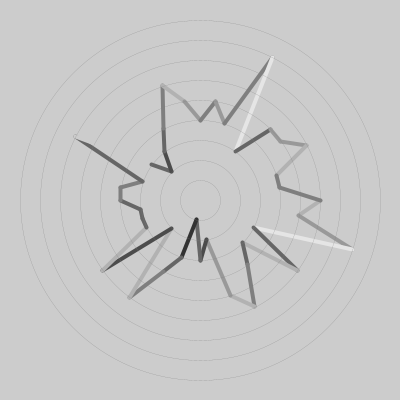
Frame 1 (no input)
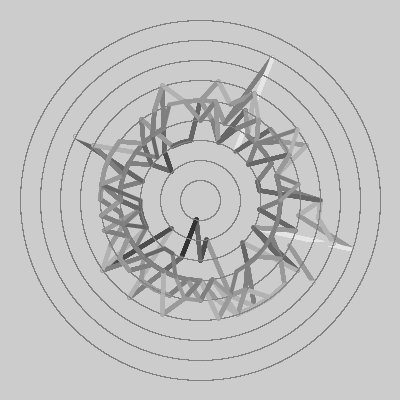
Frame 60 (the mouse pressed at the canvas centre just before this capture)
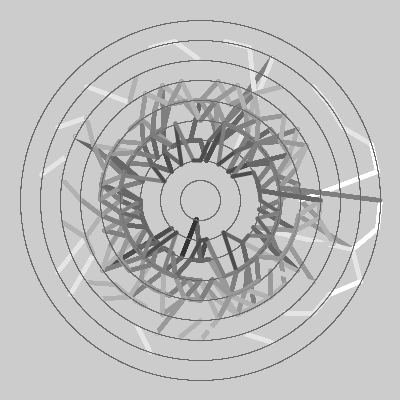
Frame 120 (the mouse held since frame 60 and released just before this capture)

The Processing sketch that drew these frames (run headless with seeded random() and noise(); from frame 60 on, the mouse is pressed at the canvas centre):

// Processing sketch: PerlinCircles
// ── PerlinCircles.pde

PVector center ;
int[] radii = new int[]{20,40,60,80,100,120,140,160,180};
int numPoints =40;
void setup()
{
    size(400,400);
    center = new PVector(width/2,height/2);
   for(int i = 0 ; i <  numPoints;i++)
    {
        points.add(new Point(radii[(int)(noise(i)*radii.length)],i*((2*PI)/numPoints)));        
    }
  
}


ArrayList<Point> points  = new ArrayList<Point>();
float t = 0;
void draw()
{
 // clear();//TRY commenting this
   stroke(255);
   noFill();
  strokeWeight(4);
  if(frameCount%15==0)
 for(int i = 0 ; i <  points.size();i++)
  {
       int n = constrain((int)(noise(t)*radii.length)+(int)random(-2,2),0,radii.length);
       println(n);
       t += 0.01f;//TRY 1 ,0.01 ,0.1 ,0.001
       points.get(i).radius = radii[n];
  }
  //printing lines between points
  for(int i = 1 ; i <=  points.size();i++)
  {
        Point p1 = points.get(i-1);
        Point p2 = points.get(i%points.size());  
        stroke(map(p1.radius,radii[0],radii[radii.length-1],0.2,1)*255);
        line(p1.getX(),p1.getY(),p2.getX(),p2.getY());  //see Point.getX()      
  }
  //draw circles
    strokeWeight(0.2);
   ellipseMode(CENTER);
   for(int i = 0 ; i <  radii.length;i++)
    {
        ellipse(center.x,center.y,radii[i]*2,radii[i]*2);        
    }
  
  
  

}

class Point
{
  float angle ;
  int radius;
  Point(int radius, float angle)
  {
      this.angle = angle;
      this.radius = radius;
  }
  
  float getX()
  {
     return center.x +radius*cos(angle);
  }
  
    float getY()
  {
     return center.y +radius*sin(angle);
  }
 
}
